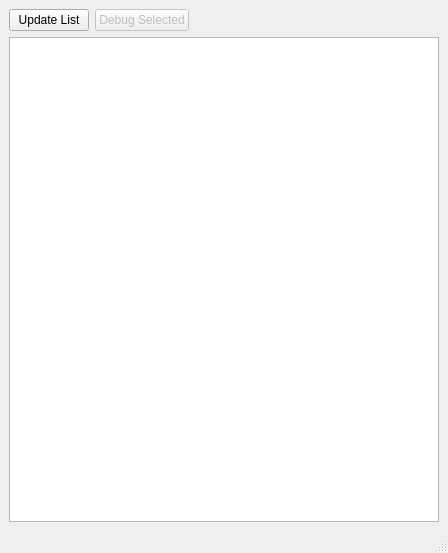
<?xml version="1.0" encoding="UTF-8"?>
<ui version="4.0">
 <class>MainWindow</class>
 <widget class="QMainWindow" name="MainWindow">
  <property name="geometry">
   <rect>
    <x>0</x>
    <y>0</y>
    <width>448</width>
    <height>553</height>
   </rect>
  </property>
  <property name="minimumSize">
   <size>
    <width>400</width>
    <height>400</height>
   </size>
  </property>
  <property name="windowTitle">
   <string>MainWindow</string>
  </property>
  <widget class="QWidget" name="centralwidget">
   <layout class="QGridLayout" name="gridLayout">
    <item row="0" column="0">
     <layout class="QVBoxLayout" name="verticalLayout">
      <item>
       <layout class="QHBoxLayout" name="horizontalLayout">
        <property name="topMargin">
         <number>0</number>
        </property>
        <item>
         <widget class="QPushButton" name="buttonUpdateProcessList">
          <property name="text">
           <string>Update List</string>
          </property>
         </widget>
        </item>
        <item>
         <widget class="QPushButton" name="buttonDebugSelectedProcess">
          <property name="enabled">
           <bool>false</bool>
          </property>
          <property name="text">
           <string>Debug Selected</string>
          </property>
         </widget>
        </item>
        <item>
         <spacer name="horizontalSpacer">
          <property name="orientation">
           <enum>Qt::Horizontal</enum>
          </property>
          <property name="sizeHint" stdset="0">
           <size>
            <width>40</width>
            <height>20</height>
           </size>
          </property>
         </spacer>
        </item>
       </layout>
      </item>
      <item>
       <widget class="QTableView" name="processTable"/>
      </item>
     </layout>
    </item>
   </layout>
  </widget>
  <widget class="QMenuBar" name="menubar">
   <property name="geometry">
    <rect>
     <x>0</x>
     <y>0</y>
     <width>448</width>
     <height>28</height>
    </rect>
   </property>
  </widget>
  <widget class="QStatusBar" name="statusbar"/>
 </widget>
 <resources/>
 <connections/>
</ui>
